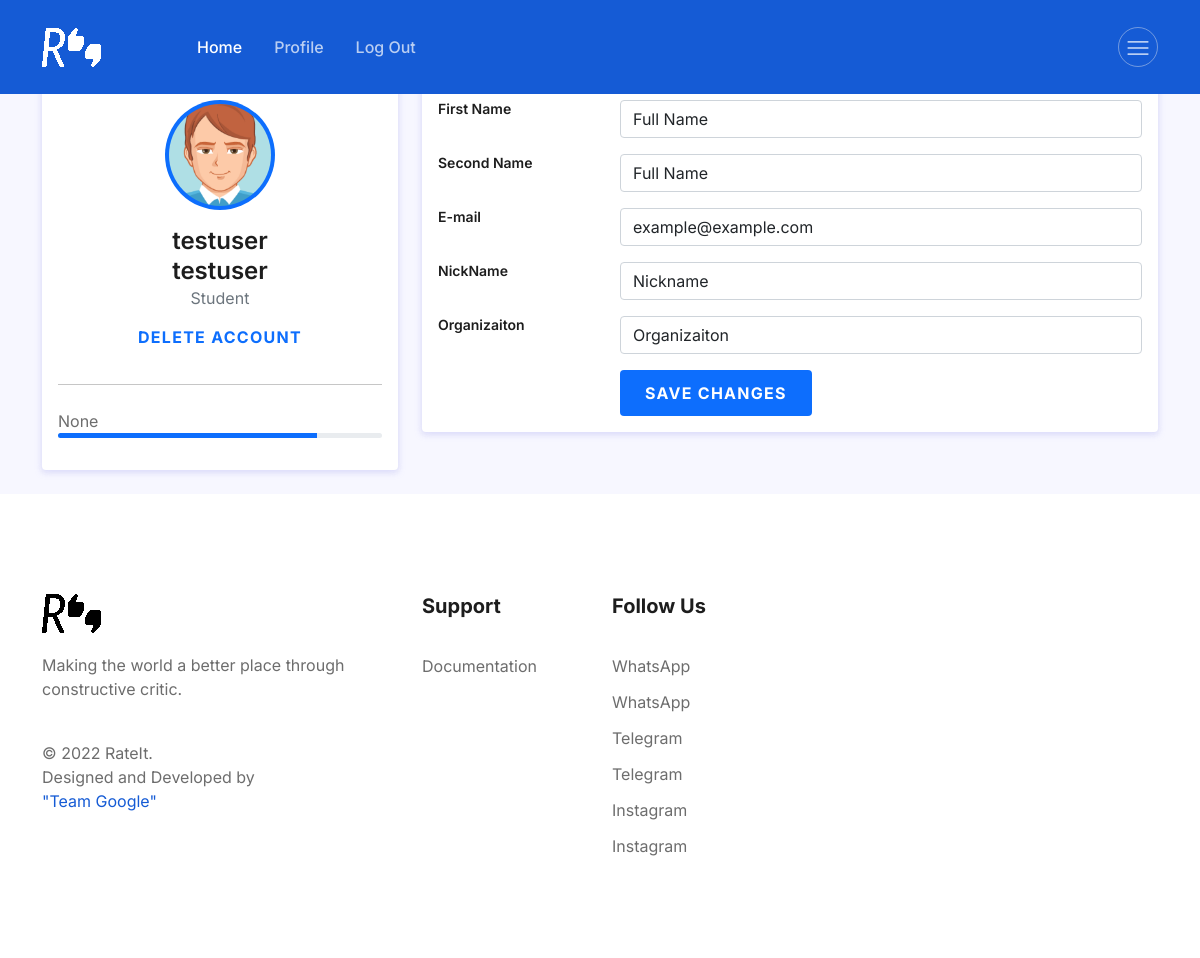
Page /edit-profile/testuser/ (signed in) on the committed database.
### account/models.py (models this page shows, shortened)
class User(AbstractUser):
    email = models.EmailField('email address', unique=True)
    USERNAME_FIELD = 'email'
    REQUIRED_FIELDS = ["username"]
    first_name = models.CharField(max_length=100, blank=True)
    second_name = models.CharField(max_length=100, blank=True)

class Profile(models.Model):
    profile_category = (
        ('Professor', 'Professor'),
        ('Student', 'Student'),
    )
    user = models.OneToOneField(User, on_delete=models.CASCADE)
    profile_category = models.CharField(max_length=100, choices=profile_category, null=True, default='Student')
    nickname = models.CharField(max_length=100, blank=True)
    organization = models.CharField(max_length=100, blank=True)
    rating = models.IntegerField(blank=True, null=True)
    first_name = models.CharField(max_length=100, blank=True)
    second_name = models.CharField(max_length=100, blank=True)

### account/views.py (the view, shortened to what this page needs)
# urls.py: path('edit-profile/<username>/', views.edit_profile, name='edit_profile'),  # http://127.0.0.1:8000/edit-profile/test777/  where test777 need write username
@login_required
def edit_profile(request, username):
    user = get_object_or_404(User, username=username)
    profile = get_object_or_404(Profile, user=user)
    return render(request, 'edit_profile.html', {'profile': profile, 'user': user})

### account/templates/edit_profile.html (shortened to what this page needs)
{% extends 'base.html' %}
{% load static %}
{% block content %}
    <div class="container">
        <div class="main-body">
            <div class="row">
                <div class="col-lg-4">
                    <div class="card">
                        <div class="card-body">
                            <div class="d-flex flex-column align-items-center text-center">
                                <img src="{% static '/assets/images/pfp/student.png' %}" alt="Student"
                                     class="rounded-circle p-1 bg-primary" width="110">
                                <div class="mt-3">
                                    <h4>{{ user.first_name }}</h4>
                                    <h4>{{ user.second_name }}</h4>
                                    <p class="text-secondary mb-1">{{ profile.profile_category }}</p>
                                    <button class="btn btn-outline-primary">Delete Account</button>
                                </div>
                            </div>
                            <hr class="my-4">
                            <ul class="list-group list-group-flush">
                                <p>{{ profile.rating }}</p>
                                <div class="progress mb-3" style="height: 5px">
                                    <div class="progress-bar bg-primary" role="progressbar" style="width: 80%"
                                         aria-valuenow="80" aria-valuemin="0" aria-valuemax="100"></div>
                                </div>
                            </ul>
                        </div>
                    </div>
                </div>
                <div class="col-lg-8">
                    <div class="card">
                        <form method="post">
                            <div class="card-body">
                                <div class="row mb-3">
                                    <div class="col-sm-3">
                                        <h6 class="mb-0">First Name</h6>
                                    </div>
                                    <div class="col-sm-9 text-secondary">
                                        <input type="text" class="form-control" value="Full Name" name="firstname">
                                    </div>
                                </div>
                                <div class="row mb-3">
                                    <div class="col-sm-3">
                                        <h6 class="mb-0">Second Name</h6>
                                    </div>
                                    <div class="col-sm-9 text-secondary">
                                        <input type="text" class="form-control" value="Full Name" name="secondname">
                                    </div>
                                </div>
                                <div class="row mb-3">
                                    <div class="col-sm-3">
                                        <h6 class="mb-0">E-mail</h6>
                                    </div>
                                    <div class="col-sm-9 text-secondary">
                                        <input type="text" class="form-control" value="example@example.com"
                                               name="email">
                                    </div>
                                </div>
                                <div class="row mb-3">
                                    <div class="col-sm-3">
                                        <h6 class="mb-0">NickName</h6>
                                    </div>
                                    <div class="col-sm-9 text-secondary">
                                        <input type="text" class="form-control" value="Nickname" name="nickname">
                                    </div>
                                </div>
                                <div class="row mb-3">
                                    <div class="col-sm-3">
                                        <h6 class="mb-0">Organizaiton</h6>
                                    </div>
                                    <div class="col-sm-9 text-secondary">
                                        <input type="text" class="form-control" value="Organizaiton"
                                               name="organization">
                                    </div>
                                </div>
                                <div class="row">
                                    <div class="col-sm-3"></div>
                                    <div class="col-sm-9 text-secondary">
                                        <input type="submit" class="btn btn-primary px-4" value="Save Changes"
                                               name="changeset">
                                    </div>
                                </div>
                            </div>
                        </form>
                    </div>
                </div>
            </div>
        </div>
    </div>
{% endblock %}

### account/static/landing.css (style rules this page uses)
:root { --font-family: "Inter", sans-serif; --primary: #155bd5; --primary-dark: #1c3ab6; --primary-light: #e2f1ff; --accent: #00d4d7; --accent-dark: #00bac1; --accent-light: #dff9f8; --success: #13d527; --success-dark: #00ae11; --success-light: #eafbe7; --secondary: #8f15d5; --secondary-dark: #6013c7; --secondary-light: #f4e5fa; --info: #15b2d5; --info-dark: #0f8ca8; --info-light: #e0f5fa; --caution: #dbbb25; --caution-dark: #d58f15; --caution-light: #fbf9e4; --error: #e6185e; --error-dark: #bf1257; --error-light: #fce4eb; --black: #1d1d1d; --dark-1: #2d2d2d; --dark-2: #4d4d4d; --dark-3: #6d6d6d; --gray-1: #8d8d8d; --gray-2: #adadad; --gray-3: #cdcdcd; --gray-4: #e0e0e0; --light-1: #efefef; --light-2: #f5f5f5; --light-3: #fafafa; --white: #ffffff; --gradient-1: linear-gradient(180deg, #155bd5 0%, #1c3ab6 100%); --gradient-2: linear-gradient(180deg, #155bd5 13.02%, #00d4d7 85.42%); --gradient-3: linear-gradient(180deg, #155bd5 0%, #8f15d5 100%); --gradient-4: linear-gradient(180deg, #155bd5 0%, #13d527 100%); --gradient-5: linear-gradient(180deg, #155bd5 0%, #15bbd5 100%); --gradient-6: linear-gradient(180deg, #155bd5 0%, #dbbb25 100%); --gradient-7: linear-gradient(180deg, #155bd5 0%, #e6185e 100%); --gradient-8: linear-gradient(180deg, #1c3ab6 0%, #00bac1 100%); --gradient-9: linear-gradient(180deg, #00d4d7 13.02%, #155bd5 85.42%); --shadow-1: 0px 0px 1px rgba(40, 41, 61, 0.08), 0px 0.5px 2px rgba(96, 97, 112, 0.16); --shadow-2: 0px 0px 1px rgba(40, 41, 61, 0.04), 0px 2px 4px rgba(96, 97, 112, 0.16); --shadow-3: 0px 0px 2px rgba(40, 41, 61, 0.04), 0px 4px 8px rgba(96, 97, 112, 0.16); --shadow-4: 0px 2px 4px rgba(40, 41, 61, 0.04), 0px 8px 16px rgba(96, 97, 112, 0.16); --shadow-5: 0px 2px 8px rgba(40, 41, 61, 0.04), 0px 16px 24px rgba(96, 97, 112, 0.16); --shadow-6: 0px 2px 8px rgba(40, 41, 61, 0.08), 0px 20px 32px rgba(96, 97, 112, 0.24); }
body { font-family: var(--font-family); color: var(--black); font-size: 16px; }
img { max-width: 100%; }
a, button, a:hover, a:focus, input:focus, textarea:focus, button:focus { text-decoration: none; outline: none; }
ul, ol { margin: 0px; padding: 0px; list-style-type: none; }
h1, h2, h3, h4, h5, h6 { font-weight: 600; color: var(--black); margin: 0px; }
h4, .h4 { font-size: 1.5em; line-height: 1.25; }
h6, .h6 { font-size: 0.875em; line-height: 1.25; }
p { font-size: 1em; font-weight: 400; line-height: 1.5; color: var(--dark-3); margin: 0px; }
.btn { font-weight: bold; font-size: 16px; line-height: 20px; text-align: center; letter-spacing: 0.08em; text-transform: uppercase; padding: 12px 24px; border-radius: 4px; border: 1px solid transparent; }

### account/static/search.css (style rules this page uses)
*,*:after,*:before { box-sizing:border-box; -moz-box-sizing:border-box; -webkit-box-sizing:border-box; }

### account/templates/edit_profile.html (style rules this page uses)
body { background: #f7f7ff; margin-top: 7%; }
.card { position: relative; display: flex; flex-direction: column; min-width: 0; word-wrap: break-word; background-color: #fff; background-clip: border-box; border: 0 solid transparent; border-radius: .25rem; margin-bottom: 1.5rem; box-shadow: 0 2px 6px 0 rgb(218 218 253 / 65%), 0 2px 6px 0 rgb(206 206 238 / 54%); }

### rows in the picture
User: first_name "testuser", second_name "testuser"
Profile: profile_category "Student", rating "None"
